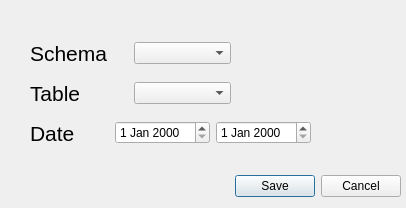
<?xml version="1.0" encoding="UTF-8"?>
<ui version="4.0">
 <class>rheasDialogBase</class>
 <widget class="QDialog" name="rheasDialogBase">
  <property name="geometry">
   <rect>
    <x>0</x>
    <y>0</y>
    <width>406</width>
    <height>208</height>
   </rect>
  </property>
  <property name="windowTitle">
   <string>rheas</string>
  </property>
  <widget class="QDialogButtonBox" name="button_box">
   <property name="geometry">
    <rect>
     <x>60</x>
     <y>170</y>
     <width>341</width>
     <height>32</height>
    </rect>
   </property>
   <property name="orientation">
    <enum>Qt::Horizontal</enum>
   </property>
   <property name="standardButtons">
    <set>QDialogButtonBox::Cancel|QDialogButtonBox::Save</set>
   </property>
   <property name="centerButtons">
    <bool>false</bool>
   </property>
  </widget>
  <widget class="QWidget" name="">
   <property name="geometry">
    <rect>
     <x>30</x>
     <y>40</y>
     <width>201</width>
     <height>26</height>
    </rect>
   </property>
   <layout class="QHBoxLayout" name="horizontalLayout">
    <item>
     <widget class="QLabel" name="schema_label">
      <property name="font">
       <font>
        <pointsize>16</pointsize>
       </font>
      </property>
      <property name="text">
       <string>Schema</string>
      </property>
     </widget>
    </item>
    <item>
     <widget class="QComboBox" name="schema"/>
    </item>
   </layout>
  </widget>
  <widget class="QWidget" name="">
   <property name="geometry">
    <rect>
     <x>30</x>
     <y>80</y>
     <width>201</width>
     <height>26</height>
    </rect>
   </property>
   <layout class="QHBoxLayout" name="horizontalLayout_2">
    <item>
     <widget class="QLabel" name="table_label">
      <property name="font">
       <font>
        <pointsize>16</pointsize>
       </font>
      </property>
      <property name="text">
       <string>Table</string>
      </property>
     </widget>
    </item>
    <item>
     <widget class="QComboBox" name="table"/>
    </item>
   </layout>
  </widget>
  <widget class="QWidget" name="">
   <property name="geometry">
    <rect>
     <x>30</x>
     <y>120</y>
     <width>281</width>
     <height>26</height>
    </rect>
   </property>
   <layout class="QHBoxLayout" name="horizontalLayout_3">
    <item>
     <widget class="QLabel" name="date_label">
      <property name="font">
       <font>
        <pointsize>16</pointsize>
       </font>
      </property>
      <property name="text">
       <string>Date</string>
      </property>
     </widget>
    </item>
    <item>
     <widget class="QDateEdit" name="dateEdit"/>
    </item>
    <item>
     <widget class="QDateEdit" name="dateEdit_2"/>
    </item>
   </layout>
  </widget>
 </widget>
 <resources/>
 <connections>
  <connection>
   <sender>button_box</sender>
   <signal>accepted()</signal>
   <receiver>rheasDialogBase</receiver>
   <slot>accept()</slot>
   <hints>
    <hint type="sourcelabel">
     <x>20</x>
     <y>20</y>
    </hint>
    <hint type="destinationlabel">
     <x>20</x>
     <y>20</y>
    </hint>
   </hints>
  </connection>
  <connection>
   <sender>button_box</sender>
   <signal>rejected()</signal>
   <receiver>rheasDialogBase</receiver>
   <slot>reject()</slot>
   <hints>
    <hint type="sourcelabel">
     <x>20</x>
     <y>20</y>
    </hint>
    <hint type="destinationlabel">
     <x>20</x>
     <y>20</y>
    </hint>
   </hints>
  </connection>
 </connections>
</ui>
